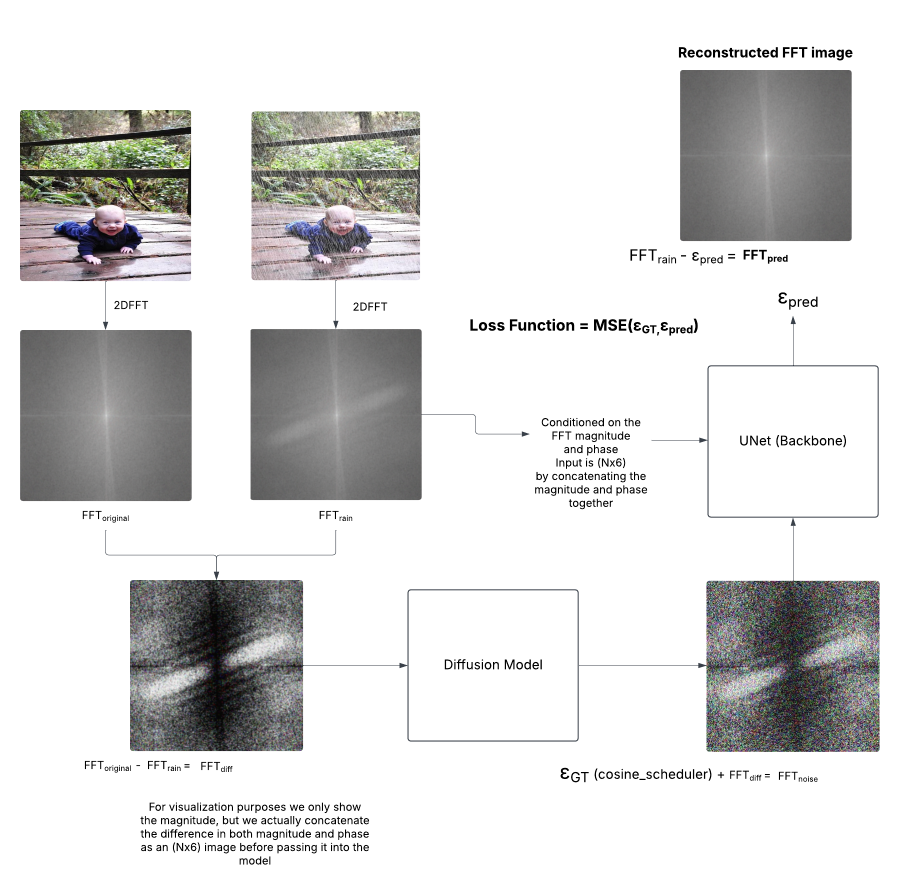
#> input picture diffusion/training_pipeline.png, 1800 x 1739 px, given in place of training.png, which was not available (shown at 1/2 size)
$ python get_fft_statistics_log_YCrCb.py
#> lines starting #> are read from the running program, lines starting #| are printed output that depends on the picture; pictures that were not available may be replaced by others from this repository, and a replacement may not be noted
### diffusion/fft_helpers.py
import numpy as np
import cv2
from PIL import Image
import numpy as np
import matplotlib.pyplot as plt
from helpers.process import *


# [31 lines left out: function generate_fft, not called in this run]

def generate_fft_YCRCB(img_path, resize_shape=None):

#> called with img_path = 'dataset/images/training.png'
    img = cv2.imread(img_path)
#> img is the input picture: shape (1739, 1800, 3); mean B, G, R 216.4, 217, 217.1
    img = cv2.cvtColor(img, cv2.COLOR_BGR2YCrCb)
#> img: shape (1739, 1800, 3); mean of channels 0, 1, 2 216.9, 128.1, 127.7

    if img is None:  # If the image is not read successfully
        raise Exception(f"Error: Could not read image at {img_path}")

    if resize_shape:
        img = cv2.resize(img, (resize_shape, resize_shape))

    Y, Cr, Cb = cv2.split(img)
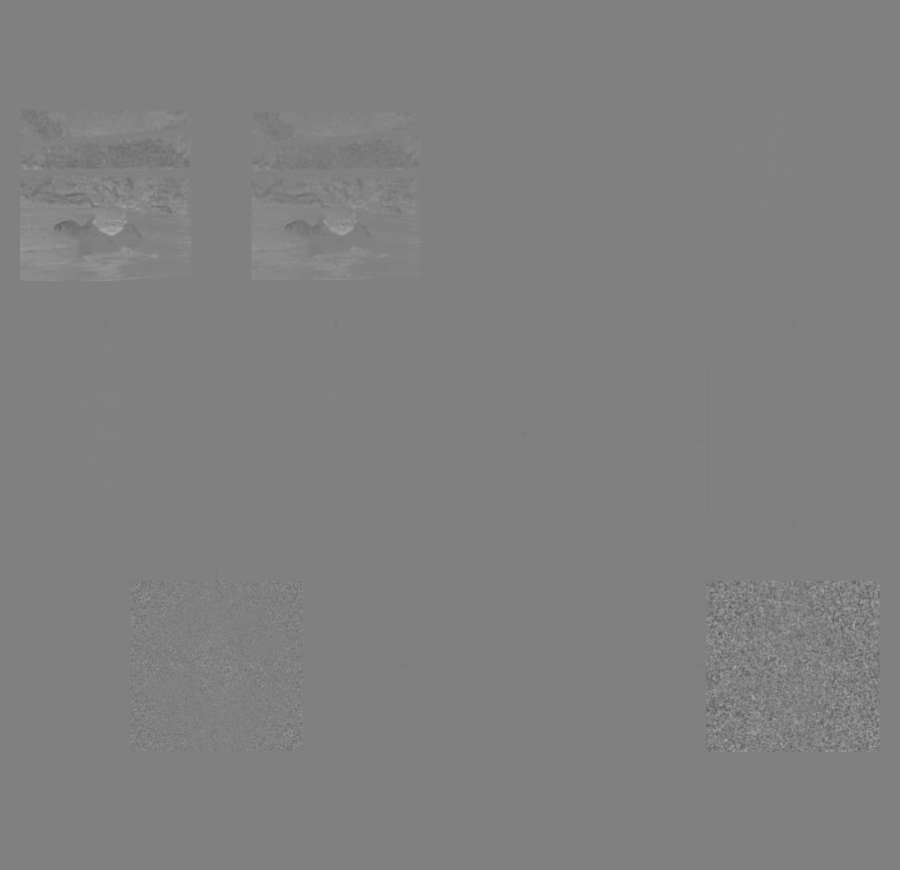
#> Cr: shape (1739, 1800) (shown at 1/2 size); min 81, max 172, mean 128.1
    fft_Y = np.fft.fft2(Y)
    fft_Cr = np.fft.fft2(Cr)
    fft_Cb = np.fft.fft2(Cb)
    fft_Y_shifted = np.fft.fftshift(fft_Y)
    fft_Cr_shifted = np.fft.fftshift(fft_Cr)
    fft_Cb_shifted = np.fft.fftshift(fft_Cb)
    mag_Y, phase_Y = np.abs(fft_Y_shifted), np.angle(fft_Y_shifted)
    mag_Cr, phase_Cr = np.abs(fft_Cr_shifted), np.angle(fft_Cr_shifted)
    mag_Cb, phase_Cb = np.abs(fft_Cb_shifted), np.angle(fft_Cb_shifted)
    mag_Y_spectrum = np.log1p(mag_Y)
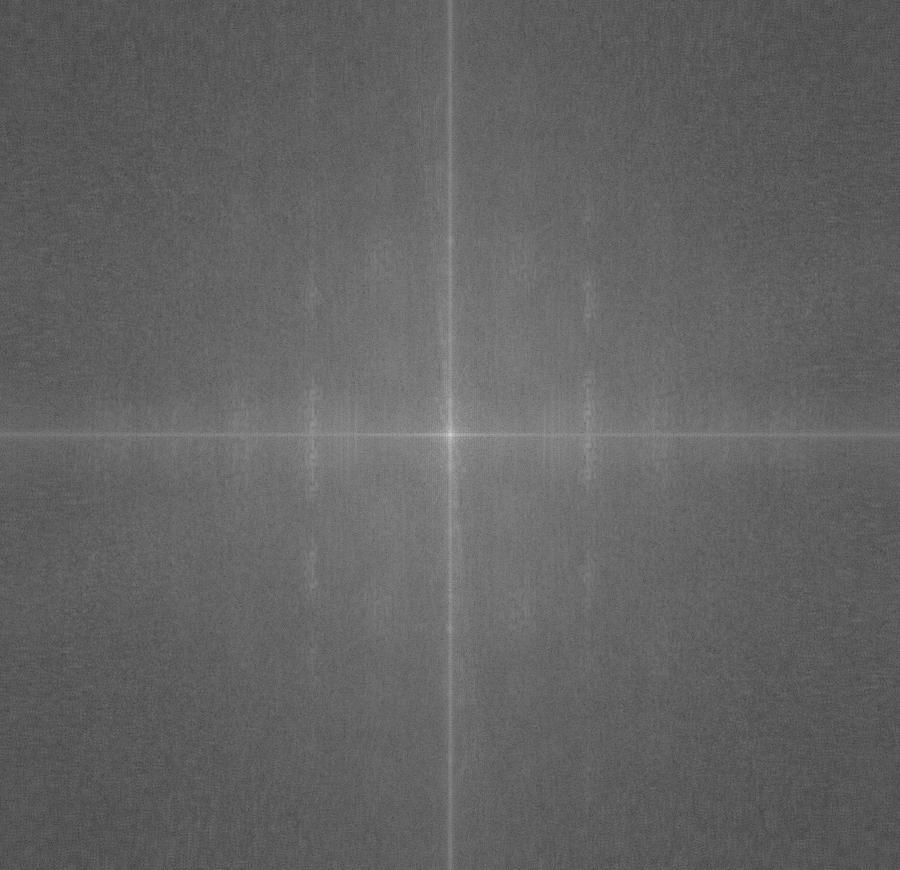
#> mag_Y_spectrum: shape (1739, 1800) float64 (shown at 1/2 size); min 2.94, max 20.34, mean 9.7; drawn with min black and max white
    mag_Cr_spectrum = np.log1p(mag_Cr)
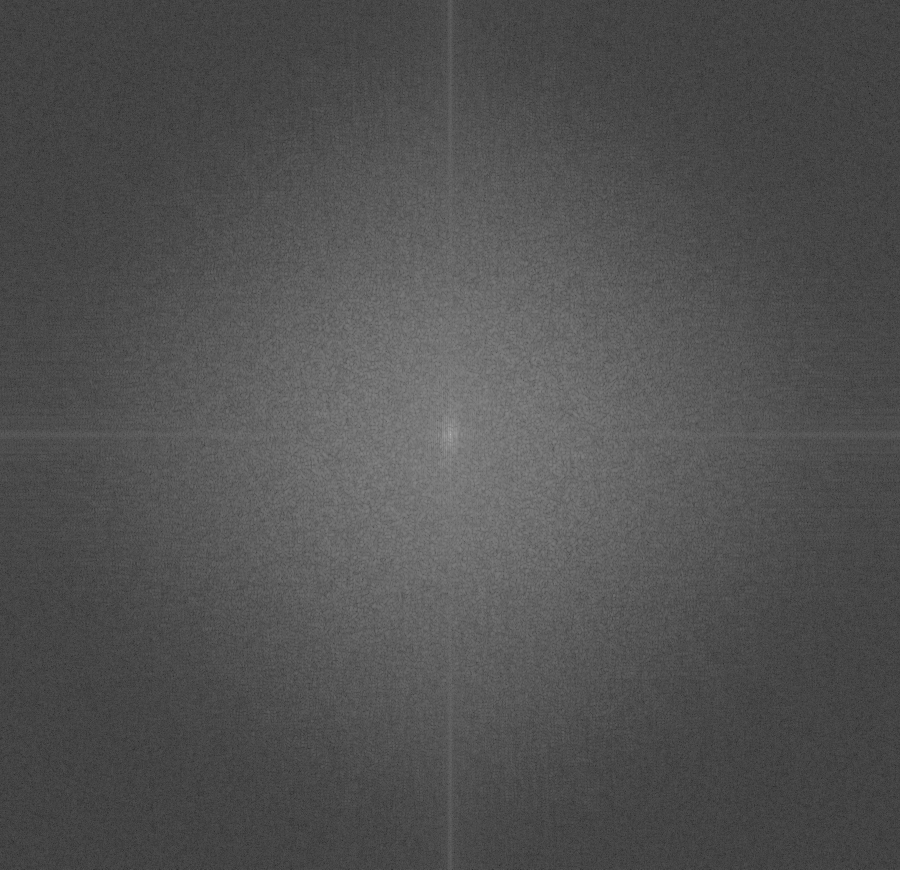
#> mag_Cr_spectrum: shape (1739, 1800) float64 (shown at 1/2 size); min 0.536, max 19.81, mean 6.71; drawn with min black and max white
    mag_Cb_spectrum = np.log1p(mag_Cb)
    # mag_Y_spectrum = (mag_Y_spectrum / np.max(mag_Y_spectrum) * 255).astype(np.uint8)
    # mag_Cr_spectrum = (mag_Cr_spectrum / np.max(mag_Cr_spectrum) * 255).astype(np.uint8)
    # mag_Cr_spectrum = (mag_Cr_spectrum / np.max(mag_Cr_spectrum) * 255).astype(np.uint8)
    # NOTE: OpenCV uses BGR convention
    magnitude_spectrum = cv2.merge([mag_Y_spectrum, mag_Cr_spectrum, mag_Cb_spectrum])
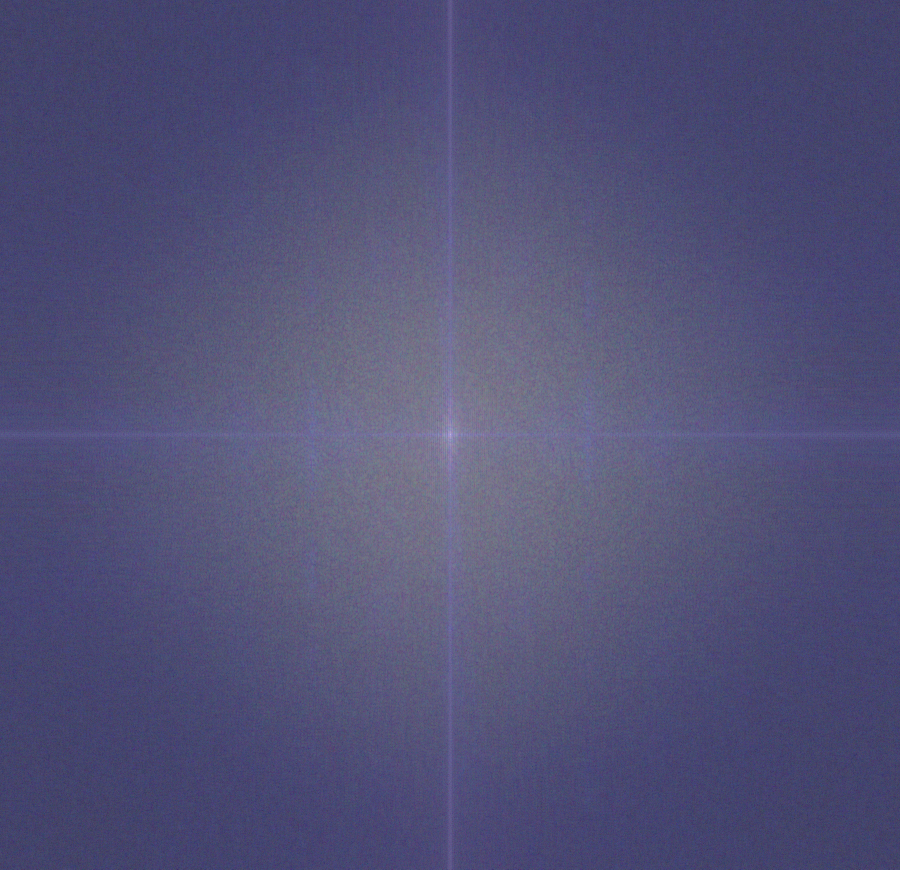
#> magnitude_spectrum: shape (1739, 1800, 3) float64 (shown at 1/2 size); mean of channels 0, 1, 2 9.7, 6.7, 6.8; drawn with min black and max white
    phase_spectrum = cv2.merge([phase_Y, phase_Cr, phase_Cb])
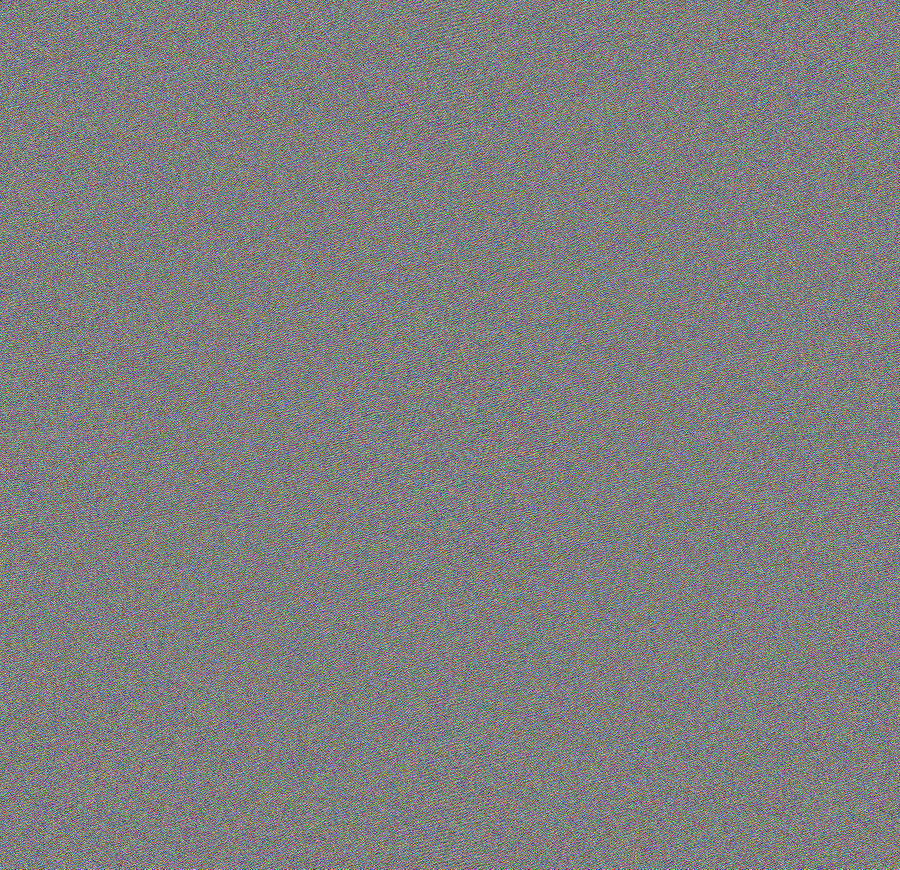
#> phase_spectrum: shape (1739, 1800, 3) float64 (shown at 1/2 size); mean of channels 0, 1, 2 -1.22e-18, -3.46e-18, 1e-06; drawn with min black and max white
    orig_magnitude_spectrum = cv2.merge([mag_Y, mag_Cr, mag_Cb])
    return magnitude_spectrum, phase_spectrum, orig_magnitude_spectrum

# [45 lines left out: functions generate_fft_YCRCB_training, normalize_mag, generate_fft_diff, generate_fft_for_preprocessing, not called in this run]

def concat_mag_and_phase(magnitude, phase):
    """
    magnitude: An WxHx3 vector, the magnitude of the image
    phase:     An WxHx3 vector, the phase of the image

    return:    An WxHx6 vector by concatenating magnitude and phase together
    """

    if magnitude.shape != phase.shape:
        raise ValueError("Magnitude and phase must have the same shape.")

    return np.concatenate([magnitude, phase], axis=-1)

# [353 lines left out: functions generate_fft_and_save_to_npz, reconstruct_from_rain_and_diff_mag_only, normalize_diff, normalize_diff_float, reconstruct_from_rain_and_diff_mag_and_phase, reconstruct_prediction and 6 more, not called in this run]


# [3 lines that do not run on import are left out]

### diffusion/helpers/process.py
"""
Unnormalize a data given its statistcs

This is needed as all training data are normalized to the range [-1, 1] before training
"""
import numpy as np

# [206 lines left out: functions normalize_mag, normalize_mag_YCrCb, normalize_mag_and_phase, unnormalize_mag, unnormalize_mag_YCrCb, unnormalize_mag_and_phase, not called in this run]


def signed_log_scale(x, epsilon=1e-6):
    # Preserve sign but compress magnitude
    return np.sign(x) * np.log1p(np.abs(x) + epsilon)

def signed_log_inverse(x_scaled, epsilon=1e-6):
    return np.sign(x_scaled) * (np.exp(np.abs(x_scaled)) - 1 - epsilon)

# useful for ignoring outliers
# [14 lines left out: functions compute_robust_stats, robust_normalize, not called in this run]

### diffusion/get_fft_statistics_log_YCrCb.py
"""
Generate FFT of all rain and diff images after log transform, then get the
mean, std, max, and min of each of the following channels

Mag_R Mag_G Mag_B Phase_R Phase_G Phase_B
"""

from fft_helpers import *
import os
import sys
import csv
from collections import defaultdict
from helpers.process import *

groundtruth_folder = "dataset/images"
rain_folder = "dataset/images_rain"
rain_image_paths = os.listdir(rain_folder)

# for rains
rain_mins = np.array([float('inf'), float('inf'), float('inf'), float('inf'), float('inf'), float('inf')])
rain_maxs = np.array([float('-inf'), float('-inf'), float('-inf'), float('-inf'), float('-inf'), float('-inf')])
rain_sum_6_channels = np.zeros(6)
rain_sum_sq_6_channels = np.zeros(6)

# for diffs
diff_mins = np.array([float('inf'), float('inf'), float('inf'), float('inf'), float('inf'), float('inf')])
diff_maxs = np.array([float('-inf'), float('-inf'), float('-inf'), float('-inf'), float('-inf'), float('-inf')])
diff_sum_6_channels = np.zeros(6)
diff_sum_sq_6_channels = np.zeros(6)

pixel_count = 0
for i, rain_image_path in enumerate(rain_image_paths):
    print(i)
    rain_id, ext = rain_image_path.split('.')
    groundtruth_id, _ = rain_id.split('_')
    rain_filepath = os.path.join(rain_folder, rain_image_path)
    groundtruth_filepath = os.path.join(groundtruth_folder, groundtruth_id + "." + ext)

    # First get the unnormalized magnitude and phase for the groundtruth and rain images
    _, gt_phase, gt_mag_unnorm = generate_fft_YCRCB(groundtruth_filepath)
    _, rain_phase, rain_mag_unnorm = generate_fft_YCRCB(rain_filepath)

    diff_phase = gt_phase - rain_phase
#> diff_phase: shape (1739, 1800, 3) float64; every value is 0
    # Step 1. Get the difference in the original scale
    diff_mag_unnorm = gt_mag_unnorm - rain_mag_unnorm
    # Step 2. Scale the log values down
    diff_mag_log = signed_log_scale(diff_mag_unnorm)
    rain_mag_log = signed_log_scale(rain_mag_unnorm)

    diff_mag_and_phase = concat_mag_and_phase(diff_mag_log, diff_phase)
    rain_mag_and_phase = concat_mag_and_phase(rain_mag_log, rain_phase)

    assert diff_mag_and_phase.shape[-1] == 6, f"Last dimension is not 6, it is {diff_mag_and_phase.shape[-1]}"
    assert rain_mag_and_phase.shape[-1] == 6, f"Last dimension is not 6, it is {rain_mag_and_phase.shape[-1]}"

    rain_sum_6_channels += np.sum(rain_mag_and_phase, axis=(0, 1))
#> rain_sum_6_channels = [30419929, 21004773.8, 21197782.7, -3.83e-12, -1.08e-11, 3.14]
    rain_sum_sq_6_channels += np.sum(rain_mag_and_phase ** 2, axis=(0, 1))
#> rain_sum_sq_6_channels = [298658366.6, 146076993.3, 148758796, 10292275.4, 10298189.4, 10297407.4]

    diff_sum_6_channels += np.sum(diff_mag_and_phase, axis=(0, 1))
#> diff_sum_6_channels = [0, 0, 0, 0, 0, 0]
    diff_sum_sq_6_channels += np.sum(diff_mag_and_phase ** 2, axis=(0, 1))
#> diff_sum_sq_6_channels = [0, 0, 0, 0, 0, 0]

    rain_mins = np.minimum(rain_mins, rain_mag_and_phase.min(axis=(0, 1)))
#> rain_mins = [2.94, 0.536, 0.297, -3.14, -3.14, -3.14]
    rain_maxs = np.maximum(rain_maxs, rain_mag_and_phase.max(axis=(0, 1)))
#> rain_maxs = [20.34, 19.81, 19.81, 3.14, 3.14, 3.14]
    diff_mins = np.minimum(diff_mins, diff_mag_and_phase.min(axis=(0, 1)))
#> diff_mins = [0, 0, 0, 0, 0, 0]
    diff_maxs = np.maximum(diff_maxs, diff_mag_and_phase.max(axis=(0, 1)))
#> diff_maxs = [0, 0, 0, 0, 0, 0]
    pixel_count += rain_mag_and_phase.shape[0] * rain_mag_and_phase.shape[1]
#> pixel_count = 3130200

rain_mean = rain_sum_6_channels / pixel_count
#> rain_mean = [9.72, 6.71, 6.77, -1.22e-18, -3.46e-18, 1e-06]
rain_std = np.sqrt((rain_sum_sq_6_channels / pixel_count) - rain_mean ** 2)
#> rain_std = [0.984, 1.28, 1.29, 1.81, 1.81, 1.81]
diff_mean = diff_sum_6_channels / pixel_count
#> diff_mean = [0, 0, 0, 0, 0, 0]
diff_std = np.sqrt((diff_sum_sq_6_channels / pixel_count) - diff_mean ** 2)
#> diff_std = [0, 0, 0, 0, 0, 0]

def construct_stats(maxs, mins, means, stds):
    stats = {}
    stats["mag_Y_max"] = float(maxs[0])
    stats["mag_Cr_max"] = float(maxs[1])
    stats["mag_Cb_max"] = float(maxs[2])
    stats["phase_Y_max"] = float(maxs[3])
    stats["phase_Cr_max"] = float(maxs[4])
    stats["phase_Cb_max"] = float(maxs[5])
    stats["mag_Y_min"] = float(mins[0])
    stats["mag_Cr_min"] = float(mins[1])
    stats["mag_Cb_min"] = float(mins[2])
    stats["phase_Y_min"] = float(mins[3])
    stats["phase_Cr_min"] = float(mins[4])
    stats["phase_Cb_min"] = float(mins[5])
    stats["mag_Y_mean"] = float(means[0])
    stats["mag_Cr_mean"] = float(means[1])
    stats["mag_Cb_mean"] = float(means[2])
    stats["phase_Y_mean"] = float(means[3])
    stats["phase_Cr_mean"] = float(means[4])
    stats["phase_Cb_mean"] = float(means[5])
    stats["mag_Y_std"] = float(stds[0])
    stats["mag_Cr_std"] = float(stds[1])
    stats["mag_Cb_std"] = float(stds[2])
    stats["phase_Y_std"] = float(stds[3])
    stats["phase_Cr_std"] = float(stds[4])
    stats["phase_Cb_std"] = float(stds[5])
    keys = []
    vals = []

    for key, val in stats.items():
        keys.append(key)
        vals.append(val)
#> this loop made 24 passes
#> (key, val) on passes 1 to 12: ('mag_Y_max', 20.34), ('mag_Cr_max', 19.81), ('mag_Cb_max', 19.81), ('phase_Y_max', 3.14), ('phase_Cr_max', 3.14), ('phase_Cb_max', 3.14), ('mag_Y_min', 2.94), ('mag_Cr_min', 0.536), ('mag_Cb_min', 0.297), ('phase_Y_min', -3.14), ('phase_Cr_min', -3.14), ('phase_Cb_min', -3.14)
#> after the loop, keys = 24 items, first 6: 'mag_Y_max', 'mag_Cr_max', 'mag_Cb_max', 'phase_Y_max', 'phase_Cr_max', 'phase_Cb_max'; vals = [20.34, 19.81, 19.81, 3.14, 3.14, 3.14, 2.94, 0.536, 0.297, -3.14, -3.14, -3.14, 9.72, 6.71, 6.77, -1.22e-18, -3.46e-18, 1e-06, 0.984, 1.28, 1.29, 1.81, 1.81, 1.81]

    return stats, [keys, vals]

rain_stats, rain_data = construct_stats(rain_maxs, rain_mins, rain_mean, rain_std)
#> rain_stats = 24 items; rain_data = 2 items
diff_stats, diff_data = construct_stats(diff_maxs, diff_mins, diff_mean, diff_std)
#> the loop in construct_stats (call 2), `for key, val in stats.items():` made 24 passes
#> key on passes 1 to 12: 'mag_Y_max', 'mag_Cr_max', 'mag_Cb_max', 'phase_Y_max', 'phase_Cr_max', 'phase_Cb_max', 'mag_Y_min', 'mag_Cr_min', 'mag_Cb_min', 'phase_Y_min', 'phase_Cr_min', 'phase_Cb_min'
#> diff_stats = 24 items; diff_data = 2 items
rain_stats["number_of_images"] = len(rain_image_paths)
rain_stats["number_of_pixels"] = pixel_count
diff_stats["number_of_images"] = len(rain_image_paths)
diff_stats["number_of_pixels"] = pixel_count

print("================== STATS FOR RAIN IMAGES ==================")
print(rain_stats)
#> (printed output is left out)
print("================== STATS FOR DIFF IMAGES ==================")
print(diff_stats)
#> (printed output is left out)


output_csv_rain = "statistics/rain_fft_statistics_log_YCrCb.csv"
output_csv_diff = "statistics/diff_fft_statistics_log_YCrCb.csv"

with open(output_csv_rain, mode='w', newline='') as f:
    csv_writer = csv.writer(f)
    csv_writer.writerows(rain_data)

with open(output_csv_diff, mode='w', newline='') as f:
    csv_writer = csv.writer(f)
    csv_writer.writerows(diff_data)

print(f"Wrote csv files to {output_csv_diff} and {output_csv_rain}")
